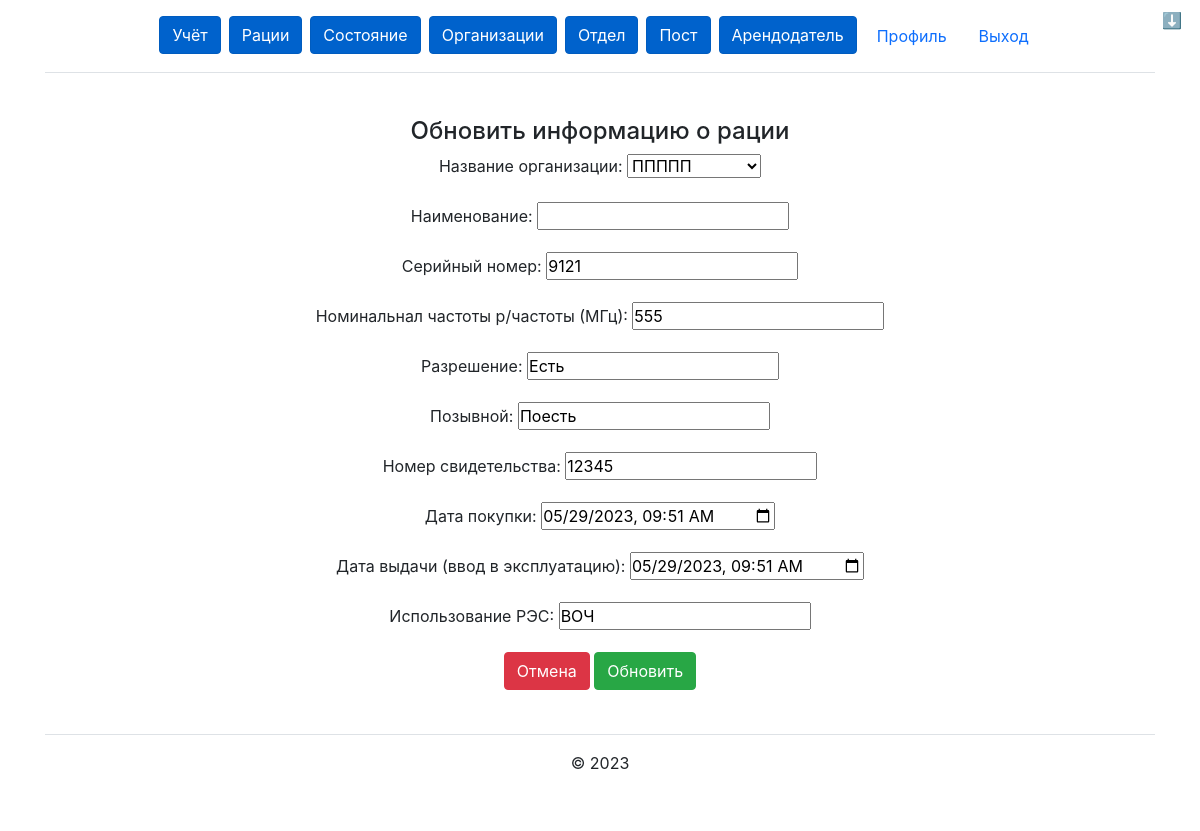
/walkie_talkie/update/5 (signed in), run on the app's committed database.
### walkie_talkie/models.py (models this page shows, shortened)
class WalkieTalkie(models.Model):
    id = models.AutoField(primary_key=True)
    id_organization = models.ForeignKey(Organization, on_delete=models.CASCADE)
    wt_name = models.CharField('Наименование', max_length=1200)
    serial_number = models.CharField('Серийный номер', max_length=1200)
    frequency = models.CharField('Номинальнал частоты р/частоты (МГц)', max_length=500)
    permission = models.CharField('Разрешение', max_length=1200)
    callsing = models.CharField('Позывной', max_length=500)
    certificate_number = models.CharField('Номер свидетельства', max_length=500)
    date_of_purchase = models.DateTimeField('Дата покупки')
    date_of_received = models.DateTimeField('Дата выдачи (ввод в эксплуатацию)')
    use_of_RES = models.CharField('Использование РЭС', max_length=20)
    class Meta:
        verbose_name = 'Рация'
        verbose_name_plural = 'Рации'

### walkie_talkie/views.py (the view, shortened to what this page needs)
# urls.py: path('update/<int:id>', views.walkie_talkie_update, name='walkie_talkie_update'),
@login_required
def walkie_talkie_update(request, id):
    walkie_talkie = WalkieTalkie.objects.get(id=id)
    form = WalkieTalkieForm(initial={
        'id_organization': walkie_talkie.id_organization,
        'serial_number': walkie_talkie.serial_number,
        'frequency': walkie_talkie.frequency,
        'permission': walkie_talkie.permission,
        'callsing': walkie_talkie.callsing,
        'certificate_number': walkie_talkie.certificate_number,
        'date_of_purchase': format(walkie_talkie.date_of_purchase, '%Y-%m-%dT%H:%M'),
        'date_of_received': format(walkie_talkie.date_of_received, '%Y-%m-%dT%H:%M'),
        'use_of_RES': walkie_talkie.use_of_RES,
    })
    return render(request, 'walkie_talkie/update.html', {'form': form})

### walkie_talkie/forms.py
class WalkieTalkieForm(ModelForm):
    class Meta:
        model = WalkieTalkie
        fields = '__all__'
        labels = {'id_organization': 'Название организации'}
        widgets = {
            'date_of_purchase': DateInput(
                format='%d-%m-%Y',
                attrs={'type': 'datetime-local'
                       }),
            'date_of_received': DateInput(
                format='%d-%m-%Y',
                attrs={'type': 'datetime-local'
                       }),
        }

### organization/models.py (called while the page is built)
    def __str__(self):
        return self.name

### walkie_talkie/templates/walkie_talkie/update.html (shortened to what this page needs)
{% extends "main/base.html" %}
{% block content %}
<div class="card-body">
    <h4>Обновить информацию о рации</h4>
    <form method="post">
        {{form.as_p}}
        <a type="button" class="btn btn-danger" href="/walkie_talkie">Отмена</a>
        <button type="submit" class="btn btn-success">Обновить</button>
    </form>
</div>
{% endblock %}

### main/static/main/css/main.css (style rules this page uses)
* { margin: 0; padding: 0; }
main .card-body { margin-top: 20px; text-align: center; }
form { display: inline-block; vertical-align: middle; }

### data on the page
WalkieTalkie: id_organization "ППППП", serial_number "9121", frequency "555", permission "Есть", callsing "Поесть", certificate_number "12345", date_of_purchase "05/29/2023 09:51", date_of_received "05/29/2023 09:51", use_of_RES "ВОЧ"
